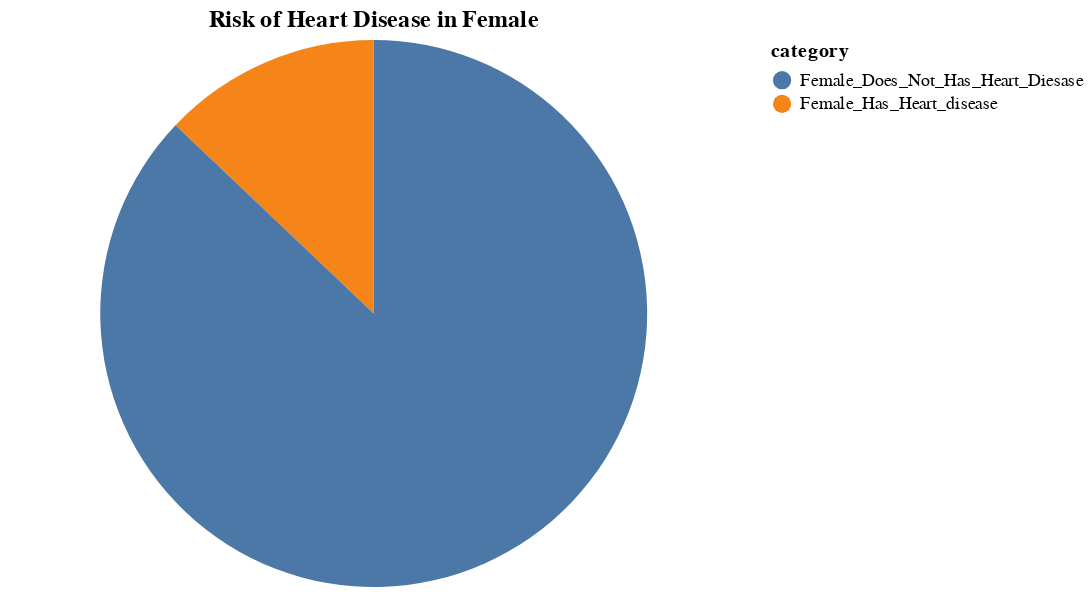

This figure's notebook cell:
### Code cell
alt.Chart(data1_Female_Pie).mark_arc().encode(
    theta=alt.Theta(field="value", type="quantitative"),
    color=alt.Color(field="category", type="nominal"),
).properties(
    title='Risk of Heart Disease in Female'
)

### Figure 1 — Vega-Lite specification as saved in the notebook (floating-point values rounded to 4 significant figures)
{"config": {"view": {"continuousWidth": 400, "continuousHeight": 300}}, "data": {"name": "data-6a35d98135b7b9077beaa9e0b6628362"}, "mark": "arc", "encoding": {"color": {"field": "category", "type": "nominal"}, "theta": {"field": "value", "type": "quantitative"}}, "title": "Risk of Heart Disease in Female", "$schema": "https://vega.github.io/schema/vega-lite/v4.17.0.json", "datasets": {"data-6a35d98135b7b9077beaa9e0b6628362": [{"category": "Female_Has_Heart_disease", "value": 0.129}, {"category": "Female_Does_Not_Has_Heart_Diesase", "value": 0.871}]}}
